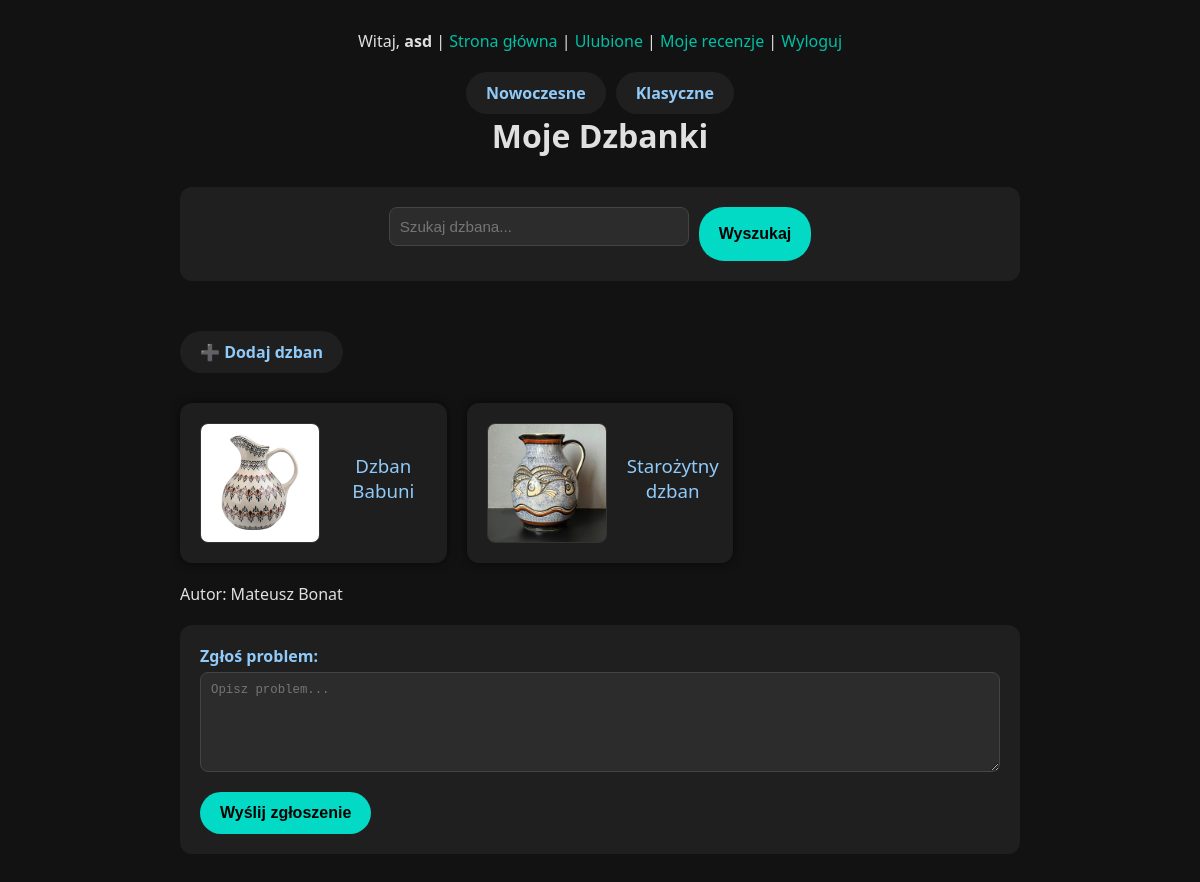
Screenshot of /index.php?idKat=2 (signed in) with the database file from the repository.
### tables this page shows
CREATE TABLE `kategorie` (
  `id` int(10) UNSIGNED NOT NULL,
  `nazwa` varchar(50) DEFAULT NULL,
  `opis` text DEFAULT NULL
);

CREATE TABLE `dzbany` (
  `id` int(10) UNSIGNED NOT NULL,
  `idKategorii` int(10) UNSIGNED DEFAULT NULL,
  `nazwa` varchar(50) DEFAULT NULL,
  `obrazek` varchar(50) DEFAULT NULL,
  `opis` text DEFAULT NULL,
  `pojemnosc` int(11) DEFAULT NULL,
  `wysokosc` int(11) DEFAULT NULL
);

### index.php (the view, shortened to what this page needs)
<!DOCTYPE html>
<html lang="pl">
<head>
    <link rel="stylesheet" href="style.css">
</head>
<body>
<div class="container">
    <header>
        <?php include "menu.php"; ?>
        <h1>Moje Dzbanki</h1>
    </header>
    <form class="search-form" method="get" action="index.php">
        <input type="text" name="fraza" placeholder="Szukaj dzbana..." value="<?= isset($_GET['fraza']) ? htmlspecialchars($_GET['fraza']) : '' ?>">
        <input type="submit" value="Wyszukaj">
    </form>
    <a class="back-link" href="insertForm.php">➕ Dodaj dzban</a>
    <div class="tabela-dzbanow">
        <?php
        if (isset($_GET["idKat"])) {
            $idKat = (int)$_GET["idKat"];
            $stmt = $conn->prepare("SELECT id, nazwa, obrazek FROM dzbany WHERE idKategorii = ?");
            $stmt->bind_param("i", $idKat);
        } elseif (!empty($_GET["fraza"])) {
            $fraza = "%{$_GET['fraza']}%";
            $stmt = $conn->prepare("SELECT id, nazwa, obrazek FROM dzbany WHERE nazwa LIKE ?");
            $stmt->bind_param("s", $fraza);
        } else {
            $stmt = $conn->prepare("SELECT id, nazwa, obrazek FROM dzbany");
        }
        $stmt->execute();
        $result = $stmt->get_result();
        if ($result->num_rows > 0) {
            while ($row = $result->fetch_object()):
        ?>
                <div class='dzban'>
                    <img src='obrazki/<?= htmlspecialchars($row->obrazek) ?>' alt=''>
                    <div class='dzban-info'>
                        <h3><a href='details.php?id=<?= (int)$row->id ?>'><?= htmlspecialchars($row->nazwa) ?></a></h3>
                    </div>
                </div>
        <?php
            endwhile;
        } else {
            echo "<p>Brak wyników.</p>";
        }
        ?>
    </div>
    <?php include 'footer.php'; ?>
</div>
</body>
</html>

### menu.php (shortened to what this page needs)
<?php
require("db.php");
?>
<div class="user-info">
    Witaj, <strong><?= htmlspecialchars($_SESSION['login']) ?></strong> |
    <a href="index.php">Strona główna</a> |
    <a href="favourites.php">Ulubione</a> |
    <a href="myReviews.php">Moje recenzje</a> |
    <a href="logout.php">Wyloguj</a>
</div>
<nav class="menu">
    <?php
    $stmtCat = $conn->prepare("SELECT id, nazwa FROM kategorie");
    $stmtCat->execute();
    $resCat = $stmtCat->get_result();
    while ($cat = $resCat->fetch_object()):
    ?>
        <a href="index.php?idKat=<?= (int)$cat->id ?>"><?= htmlspecialchars($cat->nazwa) ?></a>
    <?php
    endwhile;
    ?>
</nav>

### style.css (style rules this page uses)
* { margin: 0; padding: 0; box-sizing: border-box; }
body { background-color: #121212; color: #e0e0e0; font-family: 'Segoe UI', Tahoma, Geneva, Verdana, sans-serif; display: flex; justify-content: center; min-height: 100vh; }
.container { max-width: 900px; width: 100%; padding: 30px; }
header { text-align: center; margin-bottom: 30px; }
nav.menu { display: flex; flex-wrap: wrap; justify-content: center; gap: 10px; margin-top: 20px; }
nav.menu a { background-color: #1f1f1f; color: #90caf9; padding: 10px 20px; border-radius: 25px; text-decoration: none; font-weight: bold; transition: all 0.3s ease; }
.dzban { background-color: #1e1e1e; border-radius: 12px; padding: 20px; margin-bottom: 20px; box-shadow: 0 0 10px rgba(0, 0, 0, 0.6); display: flex; align-items: center; gap: 20px; }
.dzban a { text-decoration: none; color: #90caf9; }
.dzban img { width: 120px; height: auto; border-radius: 8px; border: 1px solid #333; }
.dzban-info { flex: 1; }
.dzban-info h2, .dzban-info h3 { margin-bottom: 10px; color: #90caf9; }
form { background-color: #1f1f1f; padding: 20px; border-radius: 12px; margin-top: 20px; }
form input[type='text'], form input[type='number'], form input[type='file'], form input[type='password'], form input[type='email'], form select, form textarea { width: 100%; padding: 10px; background-color: #2c2c2c; color: #fff; border: 1px solid #444; border-radius: 8px; margin-bottom: 15px; font-size: 0.95em; }
form input[type='submit'], button { background-color: #03dac5; border: none; color: #000; font-weight: bold; padding: 12px 20px; border-radius: 25px; cursor: pointer; transition: background-color 0.3s ease; font-size: 1em; }
.back-link { display: inline-block; margin-top: 30px; margin-bottom: 30px; text-align: center; color: #90caf9; font-weight: bold; padding: 10px 20px; border-radius: 25px; background-color: #1f1f1f; text-decoration: none; transition: background-color 0.3s ease; }
.tabela-dzbanow { display: grid; grid-template-columns: repeat(auto-fill, minmax(250px, 1fr)); gap: 20px; }
form.search-form { display: flex; justify-content: center; margin-bottom: 20px; }
form.search-form input[type='text'] { max-width: 300px; margin-right: 10px; }
h3 { font-weight: normal; text-align: center; margin-bottom: 15px; }
.user-info a { text-decoration: none; color: #00bfa5; }

### rows the page displays
kategorie: nazwa "Nowoczesne"
kategorie: nazwa "Klasyczne"
dzbany: obrazek (picture), nazwa "Dzban Babuni"
dzbany: obrazek (picture), nazwa "Starożytny dzban"

### other values shown
$_SESSION['login'] "asd"
